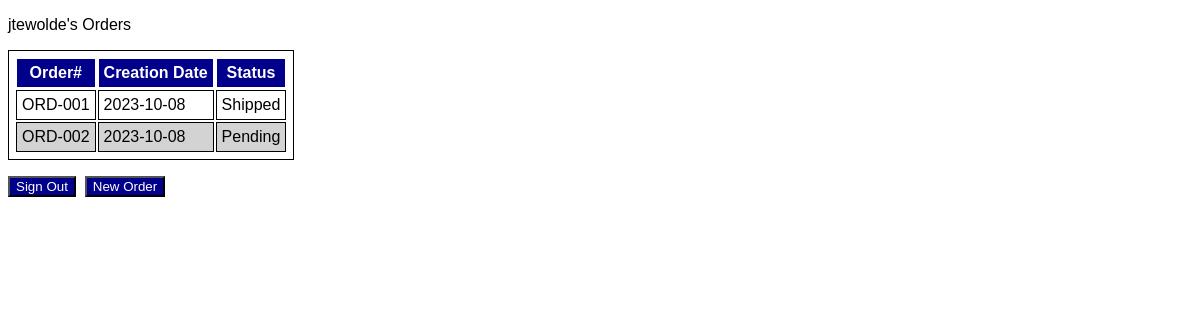
The app's page /orders (signed in), older data.
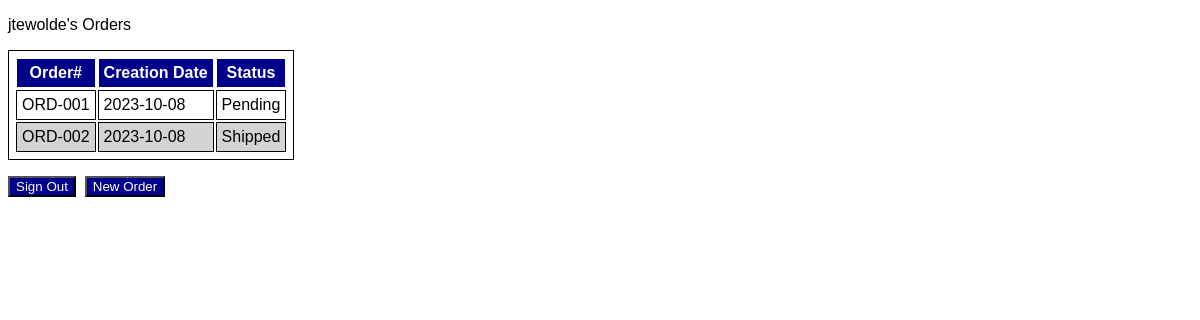
The same page, newer data.
### app/models.py (models this page shows)
class Order(db.Model):
    __tablename__ = "orders"
    number = db.Column(db.String(), primary_key=True) # order number
    creation_date = db.Column(db.String()) # order creation date
    status = db.Column(db.String()) # order status
    items = db.relationship("Item", cascade="delete") # order items
    reseller_id = db.Column(db.String, db.ForeignKey("resellers.id"), primary_key = True) # user id

### app/routes.py (the view)
@app.route('/orders')
@login_required
def orders(): # COMPLETE
    if current_user.role == "admin" : # This line's purpose is to check if the current user is an admin
        all_orders = Order.query.all() # This line's purpose is to get the list of all orders
        return render_template('admin_orders.html', orders = all_orders) # This line's purpose is to render the orders page with the list of all orders
    else: # This line's purpose is to check if the current user is a reseller
        reselleruser_orders = Order.query.filter_by(reseller_id=current_user.id).all() # This line's purpose is to get the list of orders from the signed-in reselleruser (current_user)
        return render_template('orders.html', orders=reselleruser_orders)

### app/__init__.py (called while the page is built)
@login_manager.user_loader
def load_user(id):
    try:
        return db.session.query(User).filter(User.id==id).one()
    except:
        return None

### templates/orders.html (shortened to what this page needs)
{% extends 'base.html' %}
{% block main %}
    <p>{{ current_user.id }}'s Orders</p>
    <table>
        <tr>
            <th>Order#</th>
            <th>Creation Date</th>
            <th>Status</th>
        </tr>
        {% for order in orders %}
            {% if loop.index % 2 == 0 %}
                <tr class="even_row">
            {% else %}
                <tr class="odd_row">
            {% endif %}
                    <td>{{ order.number }}</td>
                    <td>{{ order.creation_date }}</td>
                    <td>{{ order.status }}</td>
                </tr>
        {% endfor %}
    </table>
    <p />
    <button type="button" class="button" onclick="simple_action('{{ url_for('users_signout') }}')">Sign Out</button>&nbsp;&nbsp;<button type="button" class="button" onclick="simple_action('{{ url_for('orders_create') }}')">New Order</button>
{% endblock %}

Row changes from the older to the newer data that the page shows:
changed Order "ORD-001": status "Shipped" → "Pending"
changed Order "ORD-002": status "Pending" → "Shipped"
